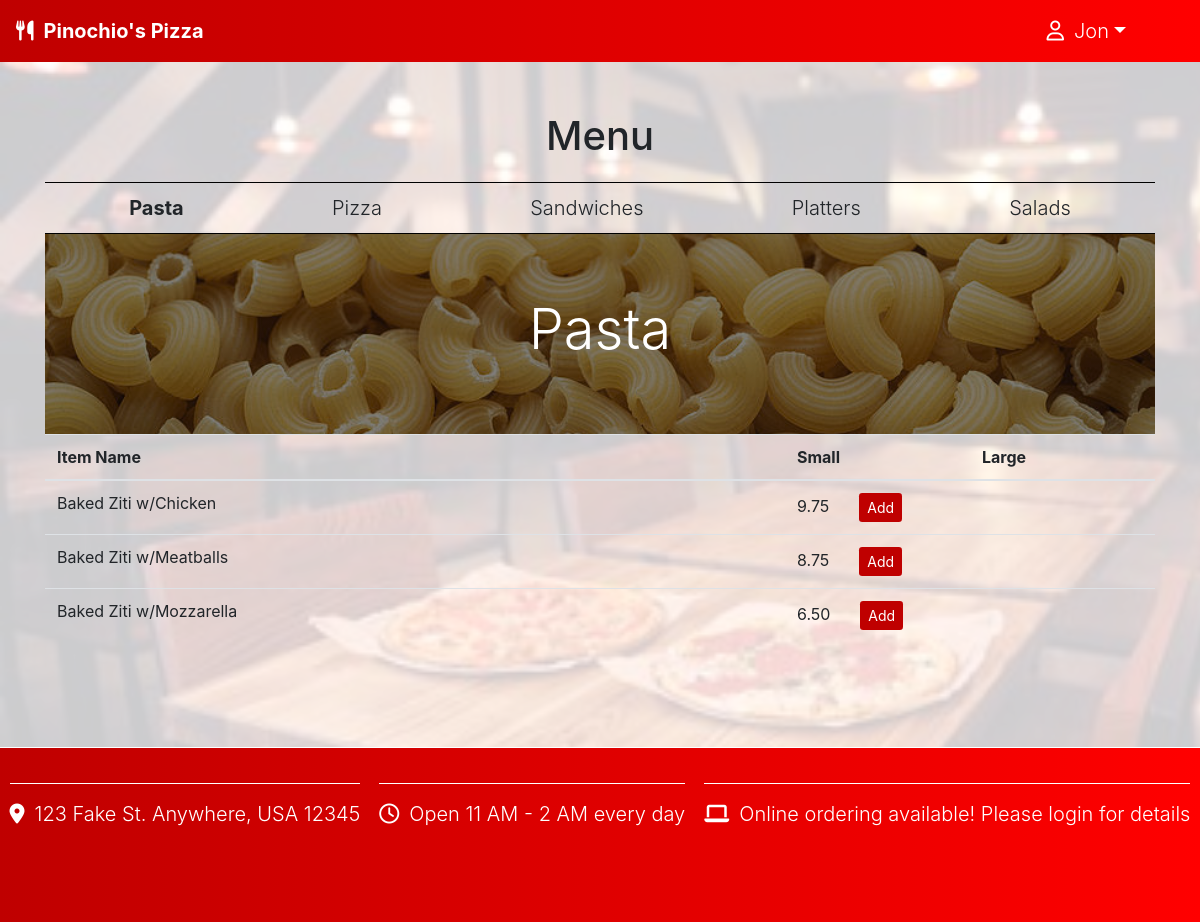
/loadMenu (signed in), run on the app's committed database.
### orders/models.py (models this page shows)
class Category(models.Model):
    FOOD_CATEGORIES = [
        ('PST', 'Pasta'),
        ('PZA', 'Pizza'),
        ('SUB', 'Sandwiches'),
        ('PLT', 'Platters'),
        ('SLD', 'Salads')
    ]
    name = models.CharField(max_length=3, choices=FOOD_CATEGORIES)
    def __str__(self):
        return self.get_name_display()

class MenuItem(models.Model):
    name = models.CharField(max_length=30)
    priceSmall = models.DecimalField(max_digits=4, decimal_places=2, default=0.0)
    priceLarge = models.DecimalField(max_digits=4, decimal_places=2, default=0.0)
    PIZZA_STYLES = [
        ('NML', "Normal"),
        ('SCL', "Sicilian")
    ]
    pizzaStyle = models.CharField(max_length=3, choices=PIZZA_STYLES, blank=True)
    pizzaToppingsCount = models.IntegerField(default=0)
    category = models.ForeignKey(Category, on_delete=models.CASCADE)
    def __str__(self):
        if self.pizzaStyle != '':
            return f"{self.name} - ({self.get_pizzaStyle_display()})"
        else:
            return f"{self.name}"

### orders/views.py (the view)
# urls.py: path("loadMenu", views.loadMenu, name="loadMenu"),
def loadMenu(request):
    context = {
        'categories': Category.objects.all()
    }
    return render(request, "orders/create.html", context)

### orders/templates/orders/create.html (shortened to what this page needs)
{% extends 'base.html' %}
{% load static %}
{% block body %}
<div class="page-header">
  <h1>Menu</h1>
</div>
<div class='menuHeader'>
  {% for category in categories %}
  <p class="lead" data-section="{{ category }}">{{ category }}</p>
  {% endfor %}
</div>
<div class="hero-image">
  <div class="hero-text">
    <h1 class="display-4">Pasta</h1>
  </div>
</div>
<table class="table">
  <thead>
    <tr>
    <th colspan="4">Item Name</th>
    <th>Small</th>
    <th>Large</th>
    </tr>
  </thead>
  {% for category in categories %}
  <tbody id="{{ category }}">
  {% for menuItem in category.menuitem_set.all %}
    <tr>
      <td colspan="4">{{ menuItem }}</td>
      {% if category.name == 'PST' %}
      <td colspan="2">{{ menuItem.priceSmall }}<button class="btn btn-primary btn-sm">Add</button><span hidden><a href ="{% url 'addGeneralItem' menuItem.id %}"</span></td>
      {% elif category.name == 'SLD' %}
      <td colspan="2">{{ menuItem.priceSmall }}<button class="btn btn-primary btn-sm">Add</button><span hidden><a href ="{% url 'addGeneralItem' menuItem.id %}"</span></td>
      {% else %}
      <td>{{ menuItem.priceSmall }}</td>
      <td>{{ menuItem.priceLarge }}<button class="btn btn-primary btn-sm">Add</button><span hidden><a href ="{% url 'addGeneralItem' menuItem.id %}"</span></td>
    {% endif %}
    </tr>
  {% endfor %}
  </tbody>
{% endfor %}
</table>
{% endblock %}

### templates/base.html (shortened to what this page needs)
{% load static %}
<html>
  <head>
    <link href="https://maxcdn.bootstrapcdn.com/bootstrap/4.1.3/css/bootstrap.min.css" rel="stylesheet">
    <link rel="stylesheet" href="{% static 'styles.css' %}">
  </head>
  <nav class="navbar navbar-expand-lg">
    <a class="navbar-brand lead" href="/"><i class="fas fa-utensils"></i>Pinochio's Pizza</a>
    <ul class="navbar-nav ml-auto">
      {% if user.username %}
      <div class="dropdown d-inline">
        <a class="nav-link dropdown-toggle lead" role="button" id="userDetails" data-toggle="dropdown"><i class="far fa-user"></i>{{ user.username }}</a>
      </div>
      {% else %}
      <a class="nav-link lead" href="/">Home</a>
      <a class="nav-link lead" href="{% url 'loadMenu' %}">Menu</a>
      <a class="nav-link lead" href="{% url 'loginIndex' %}">Login</a>
      {% endif %}
    </ul>
  </nav>
  <body>
    <div class="container">
    <div id="restaurant-pic"></div>
    {% block body %}
    {% endblock %}
    </div>
  </body>
  <footer>
    <div>
      <div class="footer-details"><p class="lead"><i class="fas fa-map-marker-alt"></i>123 Fake St. Anywhere, USA 12345</p></div>
      <div class="footer-details"><p class="lead"><i class="far fa-clock"></i>Open 11 AM - 2 AM every day</p></div>
      <div class="footer-details"><p class="lead"><i class="fas fa-laptop"></i>Online ordering available! Please login for details</p></div>
    </div>
  </footer>
</html>

### static/styles.css (style rules this page uses)
body, html { text-align: center; min-height: 100%; position: relative; }
.navbar { background-image: linear-gradient(to right, #bf0000, red); }
i { margin-right: 10px; }
.footer-details { height: 50%; }
.page-header { margin-top: 50px; }
.container { min-height: 75vh; display: block; z-index: -1; }
footer div { height: 75%; border-top: 1px solid white; margin-top: 35px; display: flex; flex-flow: row wrap; justify-content: space-around; }
.menuHeader { padding: 10px; border-top: 1px solid black; border-bottom: 1px solid black; margin-top: 2%; display: flex; flex-flow: row wrap; justify-content: space-around; }
.menuHeader p { margin-bottom: 0px; cursor: pointer; }
.footer-details > p { margin-top: 15px; }
.btn-primary { background-color: #bf0000; border: black; }
#restaurant-pic { position: absolute; top: 0; bottom: 0; right: 0; left: 0; width: 100%; height: 100%; opacity: .2; background-image: url("images/pizza_restaurant_photo.jpg"); background-size: cover; z-index: -1; }
footer { color: white; height: 175px; position: relative; bottom: 0; width: 100%; background-image: linear-gradient(to right, #bf0000, red); }
.navbar-brand { font-weight: bold; }
.navbar a { color: white; }
.dropdown a { color: black; }
#userDetails { color: white; margin-right: 50px; }
table { columns: 6; table-layout: fixed; }
tbody { display: none; }
tbody button { margin-left: 30px; }
.selected { display: table-row-group; }
.hero-image { background-image: linear-gradient(rgba(0, 0, 0, 0.5), rgba(0, 0, 0, 0.5)), url("images/Pasta_banner.jpg"); height: 25%; background-position: center; background-repeat: no-repeat; background-size: cover; position: relative; }
.hero-text { text-align: center; position: absolute; top: 50%; left: 50%; transform: translate(-50%, -50%); color: white; }

### data on the page
Category: name "Pasta"
Category: name "Pizza"
Category: name "Sandwiches"
Category: name "Platters"
Category: name "Salads"
MenuItem: pizzaStyle+name "Baked Ziti w/Chicken", priceSmall "9.75"
MenuItem: pizzaStyle+name "Baked Ziti w/Meatballs", priceSmall "8.75"
MenuItem: pizzaStyle+name "Baked Ziti w/Mozzarella", priceSmall "6.50"

### other printed values
{{ user.username }} "Jon"
